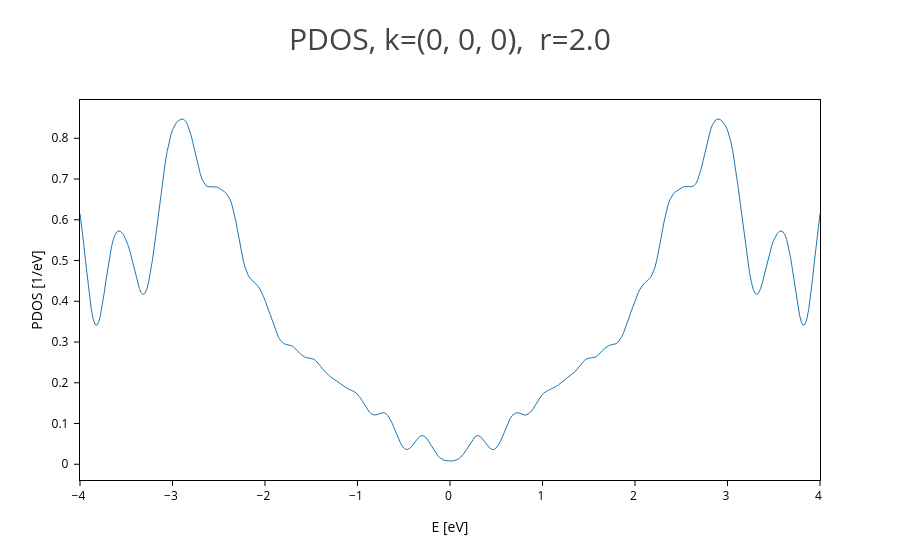

The cell this chart's notebook holds for it:
### Markdown cell above
### Static method

### Code cell
plot_center_pdos(graphene, 2)

### Figure 1 — Plotly figure (JSON) as saved in the notebook; plotly's stock layout.template omitted (floating-point values rounded to 4 significant figures; data arrays with more than 128 entries replaced by an {"elided": "..."} marker saying what was removed)
{"data": [{"line": {"width": 1}, "meta": {}, "mode": "lines", "name": "0", "type": "scatter", "x": {"elided": "400 float values"}, "y": {"elided": "400 float values"}}], "layout": {"scene": {"xaxis": {"title": {"text": "E [eV]"}}, "yaxis": {"title": {"text": "PDOS [1/eV]"}}}, "title": {"font": {"size": 30}, "text": "PDOS, k=(0, 0, 0),  r=2.0"}, "xaxis": {"title": {"text": "E [eV]"}}, "yaxis": {"title": {"text": "PDOS [1/eV]"}}}}
